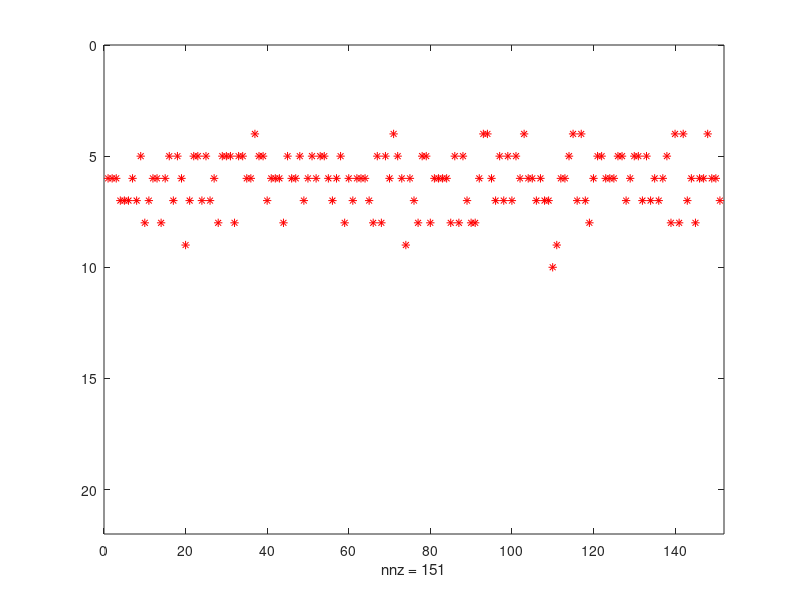
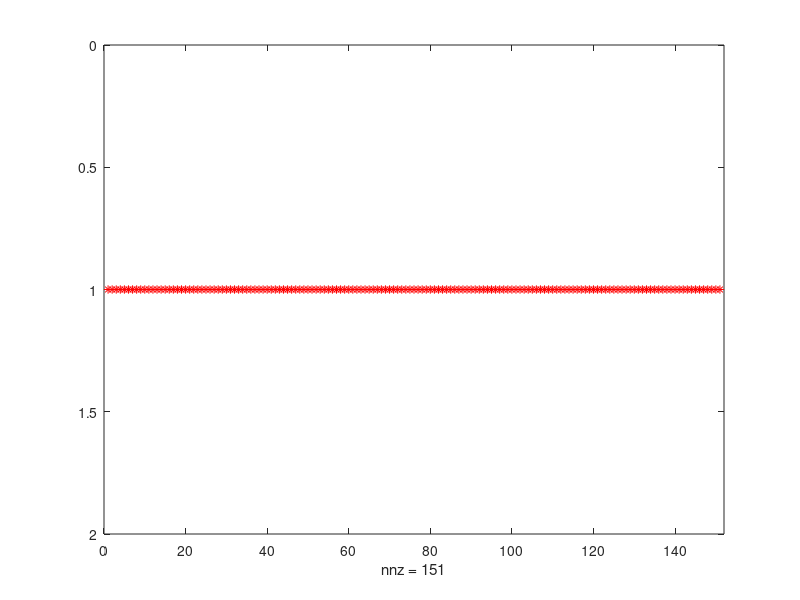

These charts were generated, in order, by the following MATLAB code:
clear
close all

n=150  %surfacewidth
[X,Y] = meshgrid(0:n, 0:20);


colors = ones(size(X)); %colors has ones everywhere besides row 1,2==0

colors(1:2, :) = 0;


a=1         %parameters a and b for the probability of adsorbens number 1 and 2
b=100
 

% find starting row of 1's for each column

for i=1:length(colors)
    surface(i)=find(colors(:,i),1)
end

% setting the etching circles
for number_of_etching=1:10

% probability of colors2=green dots to place on red (surface)
for n=1:length(colors)

   Z=a+(b-a).*rand(1,1);
             if Z>50
                colors2(surface(n)-1,n)=1
             else 
                 colors2(surface(n),n)=0
             end
end

% probability of colors3 =blue dots to place on the row above
colors3=zeros(size(X));
for m=1:length(colors)
      Z=a+(b-a).*rand(1,1);
             if Z>50
                colors3(surface(m)-2,m)=1
             else 
                colors3(surface(m),m)=0
             end
end


%changes the surface, when green and blue dot are above

for column = 1:length(colors(1,:))
    if colors2(surface(column)-1,column) && colors3(surface(column)-2,column)==1
         surface(1,column)= surface(1,column)+1     
    end
    

 end

                 
                 
end               


 picture=zeros(size(X))   

 for k=1:length(surface)
    if surface(1,k)~=0
        picture(surface(1,k),k)=1
    end
 end
        
       
     
     
   


   % plot the grid
spy(picture,'r')
figure
 spy(surface,'r')
% figure
% hold on
% 
% spy(colors,'r')
% hold on
% spy(colors2,'g')
% hold on
% spy(colors3,'b')
% hold on
% 
% xlabel('X'); % // Label the X and Y axes
% ylabel('Y');
% title('Initial Grid');
% grid on














